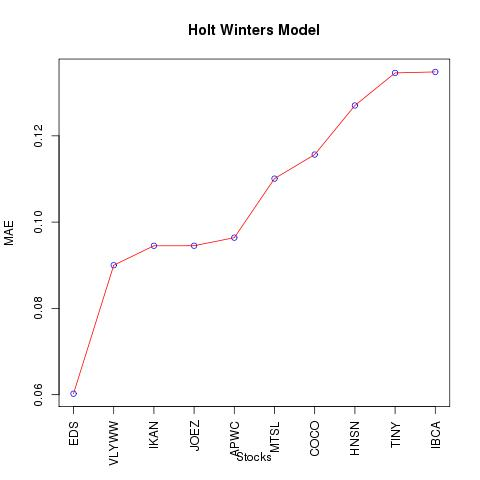

Source code (R):
# =====================================================================
# CSE487/587
# Author: Ishan Bhatt
# Email: [email redacted]
# =====================================================================

# need to install the following two packages in CCR(at least)
# install.packages("forecast")
# install.packages("fpp")
# data path /gpfs/courses/cse587/spring2015/data/hw2/data

library(forecast)
library(fpp)
library(R.utils)
# need to read the stocklist, and loop all files
stocklist = read.table("/gpfs/courses/cse587/spring2015/data/hw2/stocklist.txt")
stocklist = t(stocklist)
error = c()
name = c()
for(j in 1:length(stocklist)){
  if(stocklist[j]=="ULTAInc.") {
    stocklist[j] = "ULTA"
  }
  if(stocklist[j]=="JASOLtd."){
    stocklist[j] = "JASO"
  }
  filename = paste("/gpfs/courses/cse587/spring2015/data/hw2/data/",stocklist[j],".csv",sep="")
  # if file is not empty and has 755 lines
  if(file.info(filename)[1]>0 && countLines(filename)==755) {   
 
    # read one csv file into variable (DO NOT EDIT)
    textData=read.csv(file=filename, header=T)
    
    # convert txt data to time-series data, in day unit (DO NOT EDIT)
    tsData = ts(rev(textData$Adj.Close),start=c(2012, 1),frequency=365)
    
    # define train data (DO NOT EDIT)
    trainData = window(tsData, end=c(2014,14))
    
    # define test data (DO NOT EDIT)
    testData = window(tsData, start=c(2014,15))
    
    # MAE row vector (DO NOT EDIT)
    MAE_holt = matrix(NA,1,length(testData))
    # apply Holt Winters model 
    fitData_holt = HoltWinters(trainData,seasonal="multi", gamma=FALSE)
    
    # apply forecast(DO NOT EDIT)
    forecastData_holt = forecast(fitData_holt, h=length(testData))
    # calculate Mean Absolute Error 
    
    for(i in 1:length(testData))
    {
      MAE_holt[1,i] = abs(forecastData_holt$mean[i] - testData[i])
    }
    error = c(error,sum(MAE_holt[1,1:10]))
    name = c(name, stocklist[j])
  }
}
holt_list = data.frame(name, error)
holt_list = holt_list[order(error),]
rownames(holt_list) = NULL
# print results
print("The top 10 minimum sum MAE using Holt Winters is:")
print(holt_list[1:10,])
# plot graph
jpeg("/gpfs/courses/cse587/spring2015/students/ishanbha/hw2/hw.jpg")
plot(holt_list$error[1:10],col="blue",ylab="MAE", xlab="Stocks",xaxt="n")
lines(holt_list$error[1:10], col="red")
title(main="Holt Winters Model")
axis(1,at=1:10,labels=holt_list$name[1:10],las=2)
dev.off()
